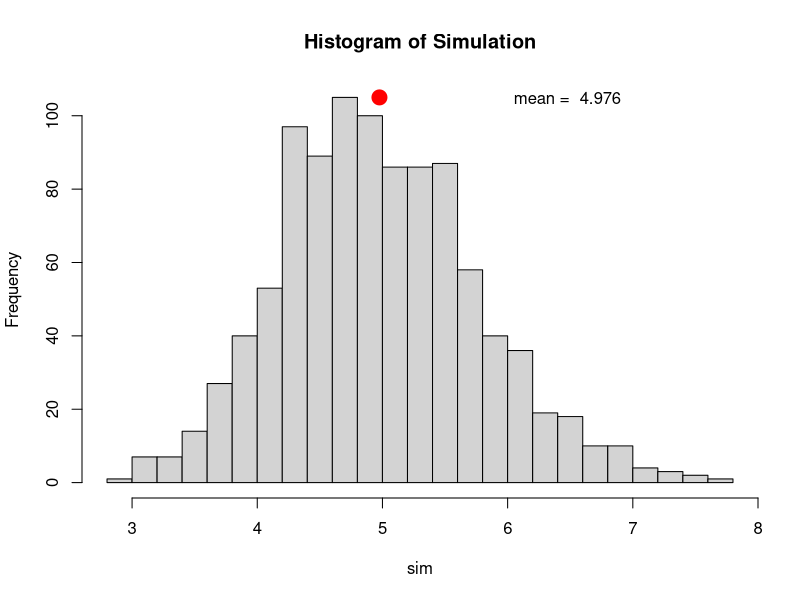
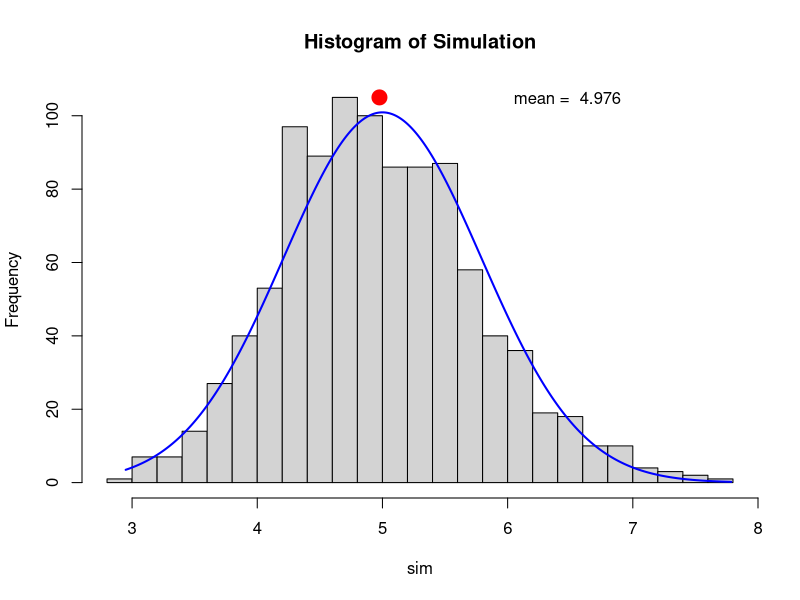
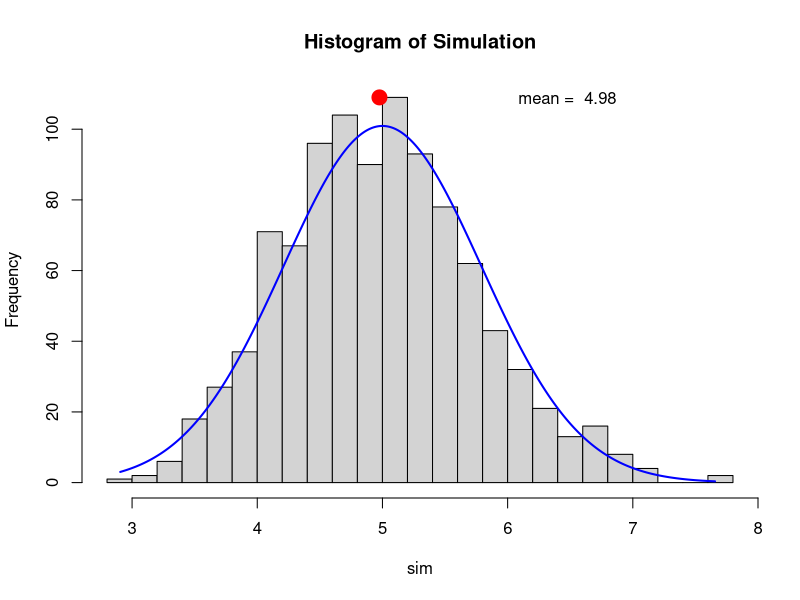
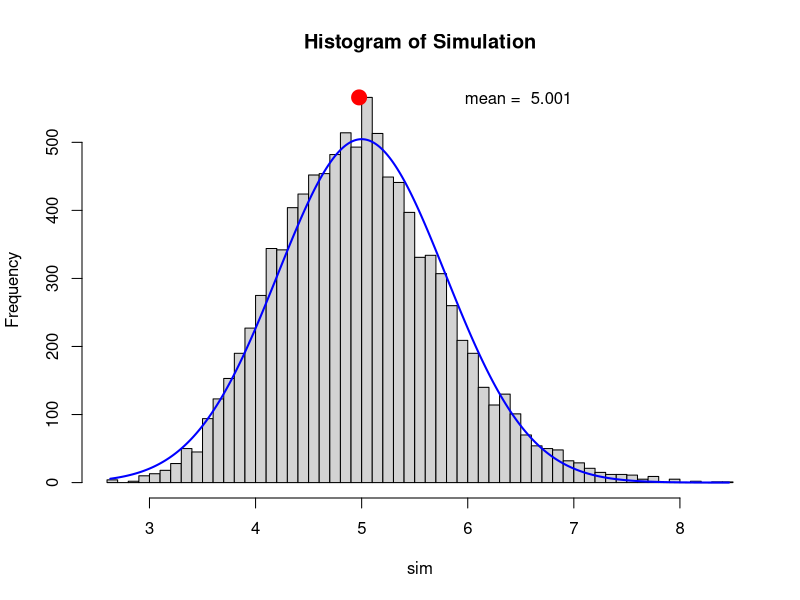
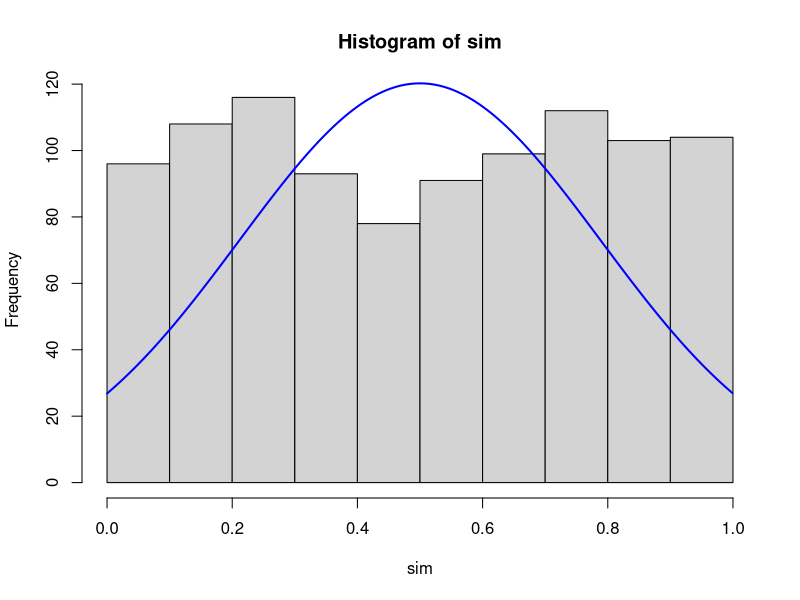
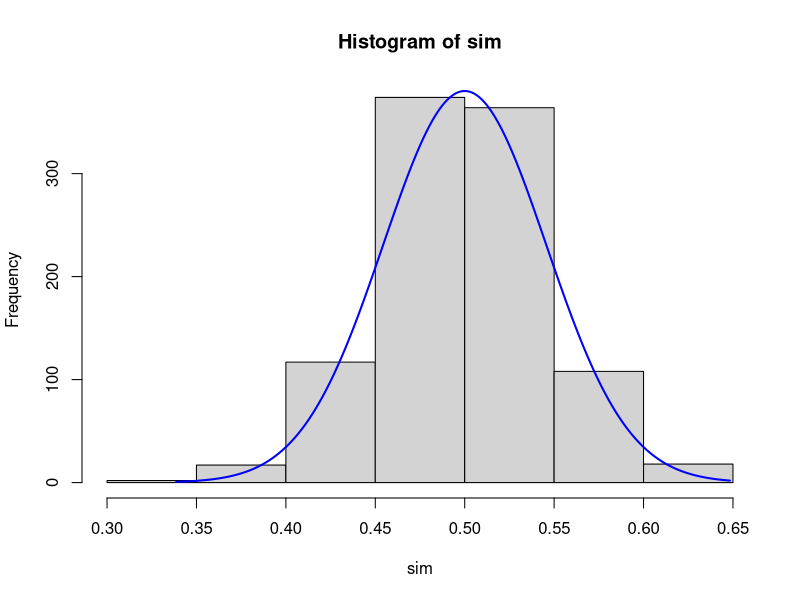

Source code (R) for these figures, in order:
## ---- chunk 1
lambda <- 0.2
expMean <- 1/lambda
print(expMean)
## ---- chunk 2
set.seed(5555)
n <- 40
simTrial <- mean(rexp(n,lambda))
print(simTrial)
## ---- chunk 3
trials <- 1000
sim <- apply(matrix(rexp(n*trials,lambda),trials),1,mean)
simMean <- mean(sim)
simSD <- sd(sim)
simHist <- hist(sim,breaks="Scott",main = "Histogram of Simulation")
yMax <- max(simHist$counts)
meanText <- paste("mean = ",as.character(format(mean(sim),digits=4)))
points(simMean,yMax,col="red",cex=2,pch=21,bg="red")
text(x = simMean+1.5 ,y = yMax, meanText)
expMean <- 1/lambda
expSD <- (1/lambda)/sqrt(n)
## ---- chunk 4
simHist <- hist(sim,breaks="Scott",main = "Histogram of Simulation")
xfit<-seq(min(sim),max(sim),length=1000) 
yfit<-dnorm(xfit,mean=expMean,sd=expSD) 
yfit <- yfit*diff(simHist$mids[1:2])*length(sim) 
lines(xfit, yfit, col="blue", lwd=2)
points(simMean,yMax,col="red",cex=2,pch=21,bg="red")
text(x = simMean+1.5 ,y = yMax, meanText)
## ---- chunk 5
sim <- apply(matrix(rexp(n*trials,lambda),trials),1,mean)
## ---- chunk 6
simHist <- hist(sim,breaks="Scott",main = "Histogram of Simulation")
xfit<-seq(min(sim),max(sim),length=1000) 
yfit<-dnorm(xfit,mean=expMean,sd=expSD) 
yfit <- yfit*diff(simHist$mids[1:2])*length(sim) 
lines(xfit, yfit, col="blue", lwd=2)
yMax <- max(simHist$counts)
meanText <- paste("mean = ",as.character(format(mean(sim),digits=4)))
points(simMean,yMax,col="red",cex=2,pch=21,bg="red")
text(x = simMean+1.5 ,y = yMax, meanText)
## ---- chunk 7
trials <- 10000
sim <- apply(matrix(rexp(n*trials,lambda),trials),1,mean)
## ---- chunk 8
simHist <- hist(sim,breaks="Scott",main = "Histogram of Simulation")
xfit<-seq(min(sim),max(sim),length=1000) 
yfit<-dnorm(xfit,mean=expMean,sd=expSD) 
yfit <- yfit*diff(simHist$mids[1:2])*length(sim) 
lines(xfit, yfit, col="blue", lwd=2)
yMax <- max(simHist$counts)
meanText <- paste("mean = ",as.character(format(mean(sim),digits=4)))
points(simMean,yMax,col="red",cex=2,pch=21,bg="red")
text(x = simMean+1.5 ,y = yMax, meanText)
## ---- chunk 9
trials <- 1000
sim <- runif(trials)
simHist <- hist(sim)
simMean <- mean(sim)
simSD <- sd(sim)
xfit<-seq(min(sim),max(sim),length=1000) 
yfit<-dnorm(xfit,mean=0.5,sd=sqrt(1/12))
yfit <- yfit*diff(simHist$mids[1:2])*length(sim) 
lines(xfit, yfit*.87, col="blue", lwd=2)
## ---- chunk 10
trials <- 1000
n <- 40
sim <- apply(matrix(runif(n*trials),trials),1,mean)
simHist <- hist(sim)
simMean <- mean(sim)
simSD <- sd(sim)
uniMean <- 1/2
uniSD <- sqrt((1/12)/n)
xfit<-seq(min(sim),max(sim),length=1000) 
yfit<-dnorm(xfit,mean=uniMean,sd=uniSD)
yfit <- yfit*diff(simHist$mids[1:2])*length(sim) 
lines(xfit, yfit*.87, col="blue", lwd=2)

